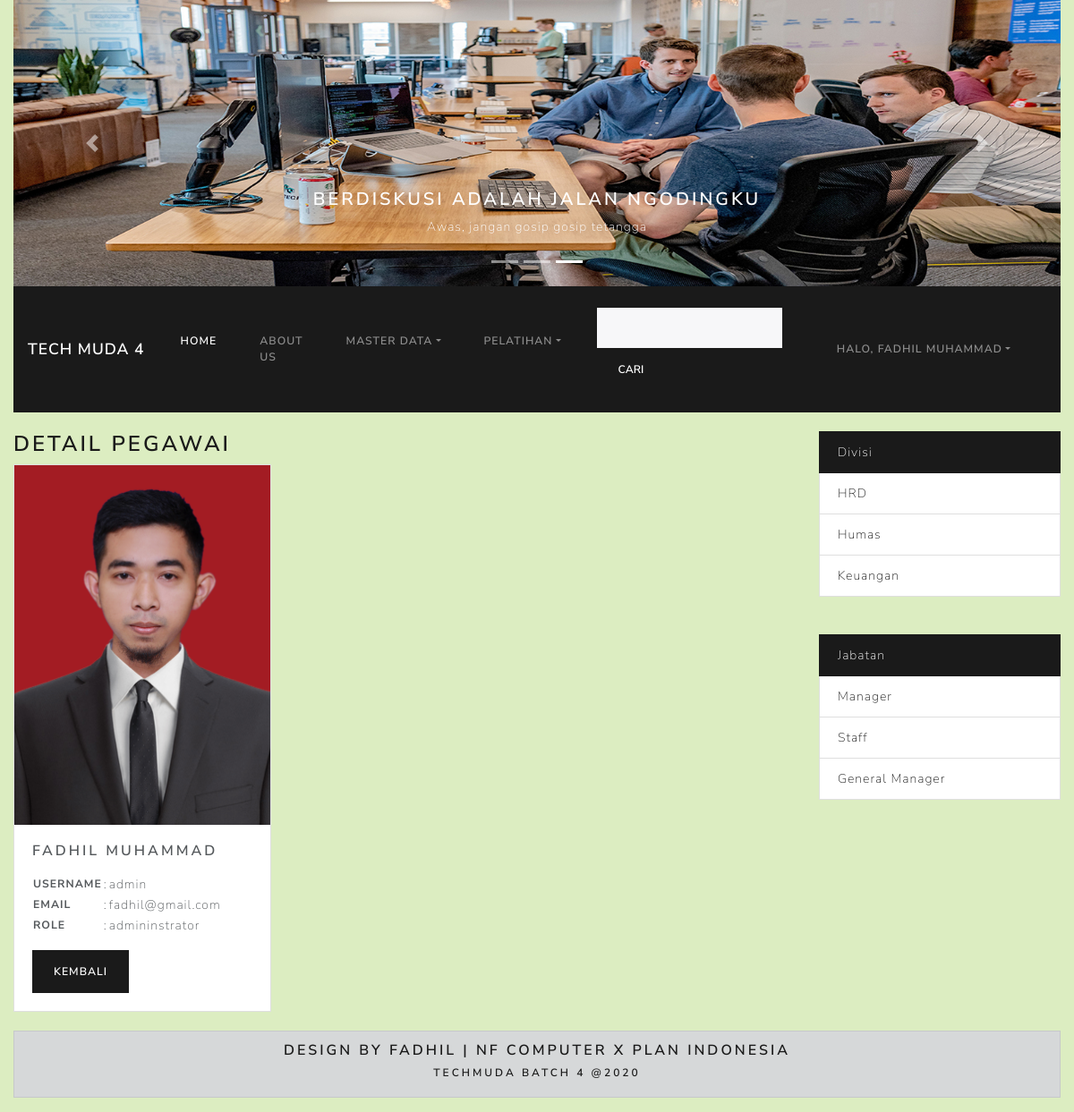
/index.php?hal=profilku&id=4 (signed in), run on the app's committed database.
### tables this page shows
CREATE TABLE `member` (
  `id` int(11) NOT NULL,
  `fullname` varchar(30) NOT NULL,
  `username` varchar(30) NOT NULL,
  `password` varchar(40) NOT NULL,
  `role` enum('admininstrator','manager','staff') NOT NULL,
  `email` varchar(30) NOT NULL,
  `foto` varchar(30) NOT NULL
);

CREATE TABLE `divisi` (
  `id` int(11) NOT NULL,
  `nama` varchar(20) NOT NULL
);

CREATE TABLE `jabatan` (
  `id` int(11) NOT NULL,
  `nama` varchar(20) NOT NULL
);

### models/Member.php (called while the page is built, shortened)
<?php
class Member{
    private $koneksi;
    public function __construct(){
        global $dbh;
        $this->koneksi = $dbh;
    }
    public function infoMember($id){
        $sql = "SELECT * FROM member WHERE id = ?";
        $ps = $this->koneksi->prepare($sql);
        $ps->execute($id);
        $rs = $ps->fetch();
        return $rs;
    }
};
?>

### models/Divisi.php (called while the page is built, shortened)
<?php
class Divisi{
    private $koneksi;
    public function __construct(){
        global $dbh;
        $this->koneksi = $dbh;
    }
    public function dataDivisi(){
        $sql = "SELECT * FROM divisi";
        $ps = $this->koneksi->prepare($sql);
        $ps->execute();
        $rs = $ps->fetchAll();
        return $rs;
    }
};
?>

### models/Jabatan.php (called while the page is built, shortened)
<?php
class Jabatan {
    private $koneksi;
    public function __construct(){
        global $dbh;
        $this->koneksi = $dbh;
    }
    public function dataJabatan(){
        $sql = "SELECT * FROM jabatan";
        $ps = $this->koneksi->prepare($sql);
        $ps->execute();
        $rs = $ps->fetchAll();
        return $rs;
    }
};
?>

### profilku.php (the view, shortened to what this page needs)
<?php
$id = $_GET['id'];
$model = new Member();
$member = $model->infoMember([$id]);
?>
<h3>Detail Pegawai</h3>
<div class="card" style="width: 18rem;">
<img src="images/<?= $member['foto']?>" class="card-img-top" alt="...">
<div class="card-body">
  <h5 class="card-title"> <?= $member['fullname']?> </h5>
  <p class="card-text">
  <table>
  <tr>
  <th>Username</th>
  <td>:</td>
  <td><?=$member['username'] ?></td>
  </tr>
  <tr>
  <th>Email</th>
  <td>:</td>
  <td><?=$member['email'] ?></td>
  </tr>
  <tr>
  <th>Role</th>
  <td>:</td>
  <td><?=$member['role'] ?></td>
  </tr>
  </table>
  </p>
  <a href="index.php" class="btn btn-primary">Kembali</a>
</div>
</div>

### sidebar.php (shortened to what this page needs)
<?php
$obj1 = NEW Divisi();
$ar_divisi = $obj1->dataDivisi();
$obj2 = NEW Jabatan();
$ar_jabatan= $obj2->dataJabatan();
?>
				<?php
					if(isset($_SESSION['MEMBER']) ){
				?>
<div class="col-md-3">
			<div class="list-group">
				 <a href="#" class="list-group-item list-group-item-action active">Divisi</a>
				<?php
				foreach($ar_divisi as $div){
				?>
				<div class="list-group-item">
					<a href="index.php?hal=pegawai&id=<?= $div['id'] ?>"><?= $div['nama'] ?></a>
				</div>
				<?php } ?>
			</div>
			<br><br>
			<div class="list-group">
				 <a href="#" class="list-group-item list-group-item-action active">Jabatan</a>
				 <?php
				foreach($ar_jabatan as $jab){
				?>
				<div class="list-group-item">
					<a href="index.php?hal=pegawai&idj=<?= $jab['id'] ?>"><?= $jab['nama'] ?></a>
				</div>
				<?php } ?>
			</div>
	<?php }?>
</div>
</div>

### css/style.css (style rules this page uses)
body { background-color: #dcedc1; background-repeat: no-repeat; background-size: cover; }

### data on the page
member: foto (picture), fullname "FADHIL MUHAMMAD", username "admin", email "fadhil@gmail.com", role "admininstrator"
divisi: nama "HRD"
divisi: nama "Humas"
divisi: nama "Keuangan"
jabatan: nama "Manager"
jabatan: nama "Staff"
jabatan: nama "General Manager"

### other printed values
$_SESSION['MEMBER']['fullname'] "FADHIL MUHAMMAD"
